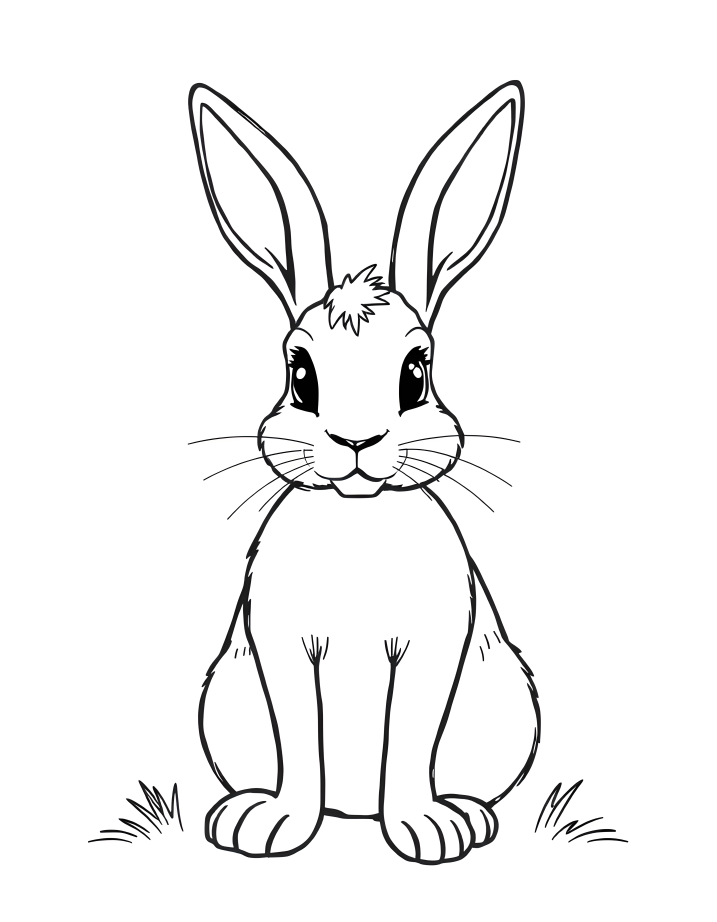
#> input picture upscaled_images/Bat.png, 3584 x 4608 px (shown at 1/5 size); its folder holds only this picture in this run
$ python create_pdf.py
#> lines starting #> are read from the running program, lines starting #| are printed output that depends on the picture
from PIL import Image, ImageOps
import os

# === SETTINGS ===
input_folder = "upscaled_images"
output_pdf_path = "coloring_book.pdf"

# 8 x 11 inches at 300 DPI
TRIM_WIDTH = 2400
TRIM_HEIGHT = 3300
PAGE_SIZE = (TRIM_WIDTH, TRIM_HEIGHT)

# Padding in pixels (around all sides)
PADDING = 150
SAFE_WIDTH = TRIM_WIDTH - 2 * PADDING
SAFE_HEIGHT = TRIM_HEIGHT - 2 * PADDING
SAFE_AREA = (SAFE_WIDTH, SAFE_HEIGHT)

# Get and sort image files
image_files = sorted([
    f for f in os.listdir(input_folder)
    if f.lower().endswith((".png", ".jpg", ".jpeg"))
])

images = []

for filename in image_files:
    path = os.path.join(input_folder, filename)
    img = Image.open(path).convert("RGB")
#> img is the input picture: PIL image 3584x4608 RGB; mean R, G, B 244.3, 244.2, 244.3

    # Always resize image to fit within safe area
    resized_img = img.resize(ImageOps.contain(img, SAFE_AREA).size, Image.LANCZOS)
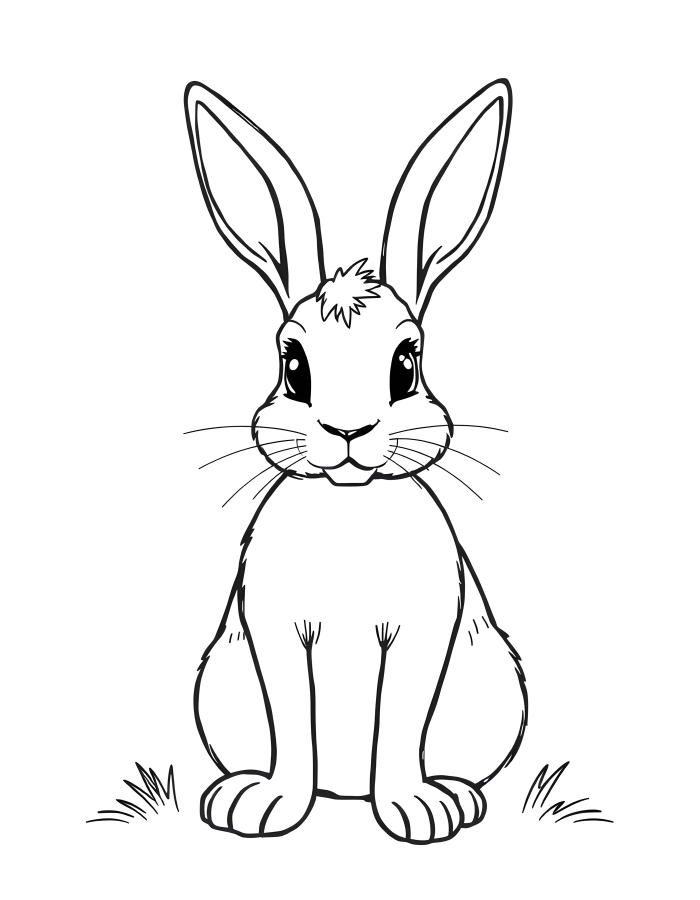
#> resized_img: PIL image 2100x2700 RGB (shown at 1/3 size); mean R, G, B 244.2, 244.2, 244.2

    # Create a white background canvas
    canvas = Image.new("RGB", PAGE_SIZE, "white")
#> canvas: PIL image 2400x3300 RGB; every value is 255

    # Paste the resized image centered on the canvas
    x_offset = (TRIM_WIDTH - resized_img.width) // 2
    y_offset = (TRIM_HEIGHT - resized_img.height) // 2
    canvas.paste(resized_img, (x_offset, y_offset))
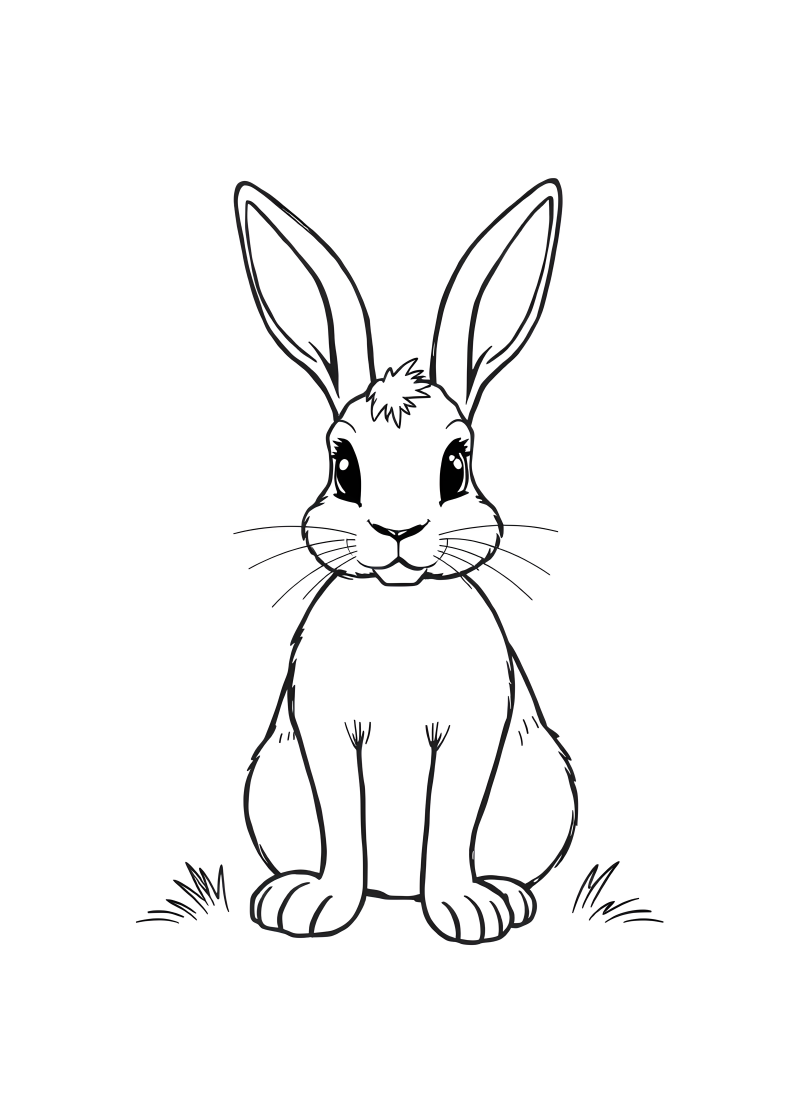
#> canvas: PIL image 2400x3300 RGB (shown at 1/3 size); mean R, G, B 247.3, 247.2, 247.3

    images.append(canvas)

# Save all images as PDF
if images:
    images[0].save(output_pdf_path, save_all=True, append_images=images[1:], resolution=300)
    print(f"✅ PDF created with visible padding: {output_pdf_path}")
else:
    print("❌ No images found.")

$ run again, on upscaled_images/Cheetah.png
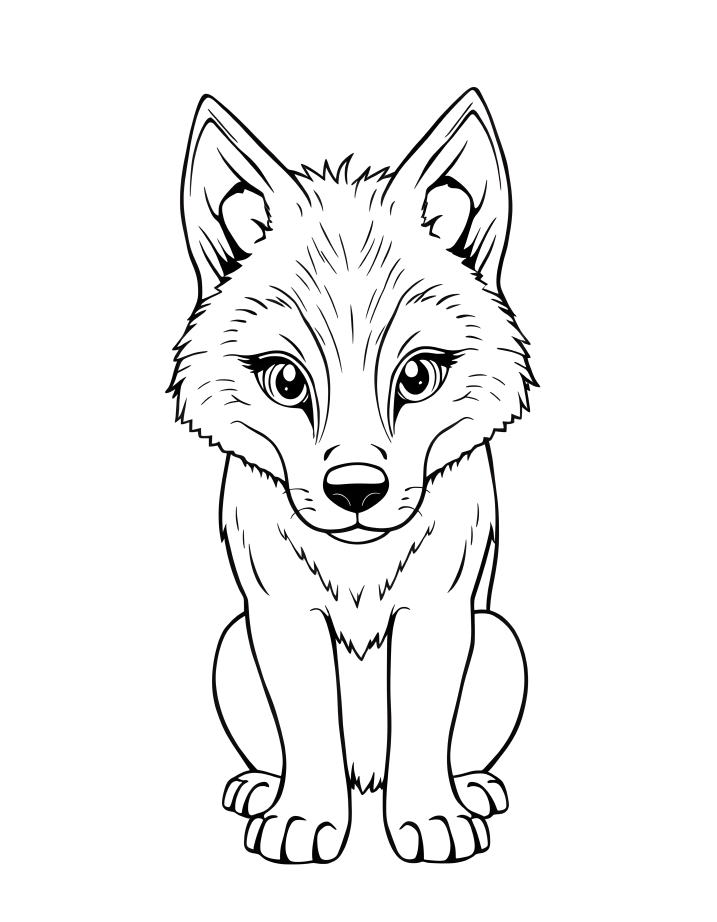
#> input picture upscaled_images/Cheetah.png, 3584 x 4608 px (shown at 1/5 size)
#> img is the input picture: PIL image 3584x4608 RGB; mean R, G, B 242.7, 242.6, 242.7
#> `resized_img = img.resize(ImageOps.contain(img, SAFE_AREA).size, Image...`:
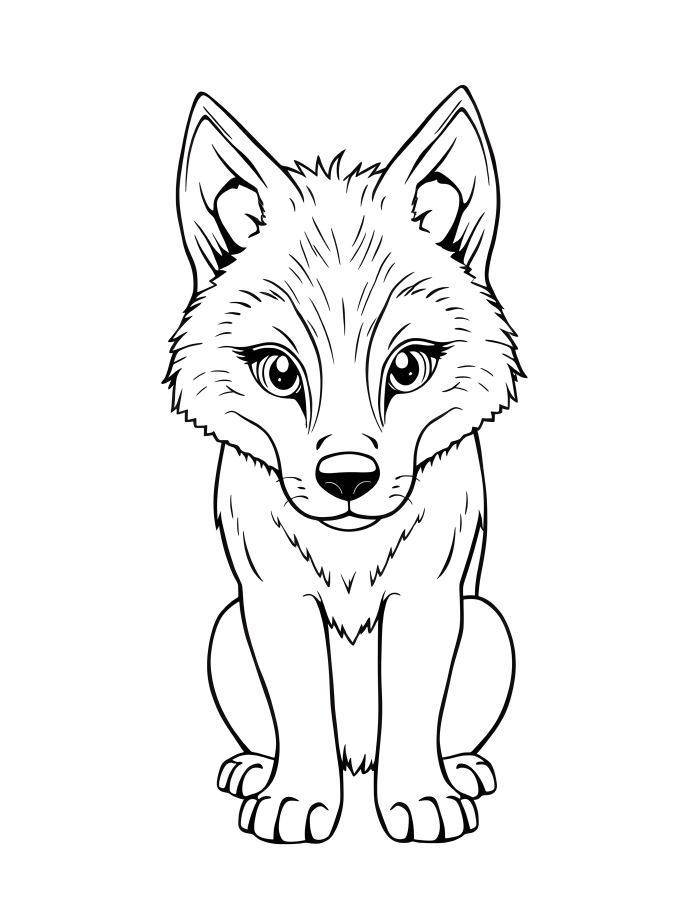
#> resized_img: PIL image 2100x2700 RGB (shown at 1/3 size); mean R, G, B 242.6, 242.6, 242.6
#> `canvas.paste(resized_img, (x_offset, y_offset))`:
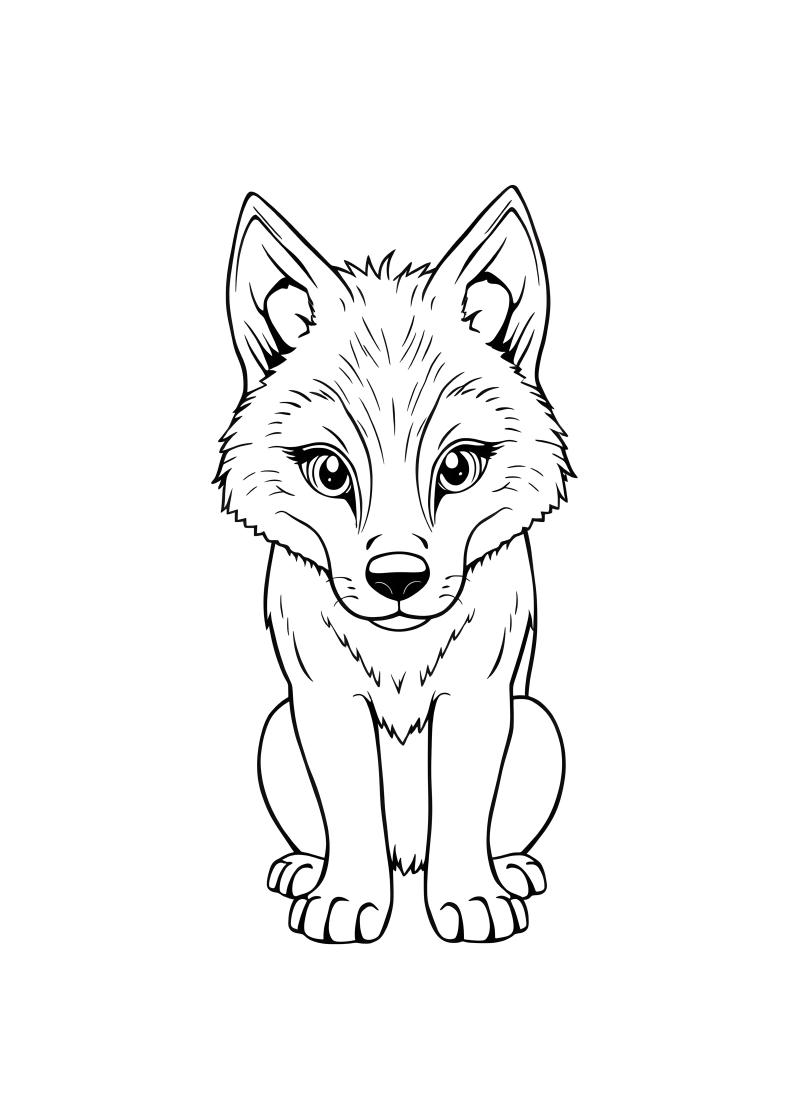
#> canvas: PIL image 2400x3300 RGB (shown at 1/3 size); mean R, G, B 246.2, 246.1, 246.1

$ run again, on upscaled_images/Chipmunk.png
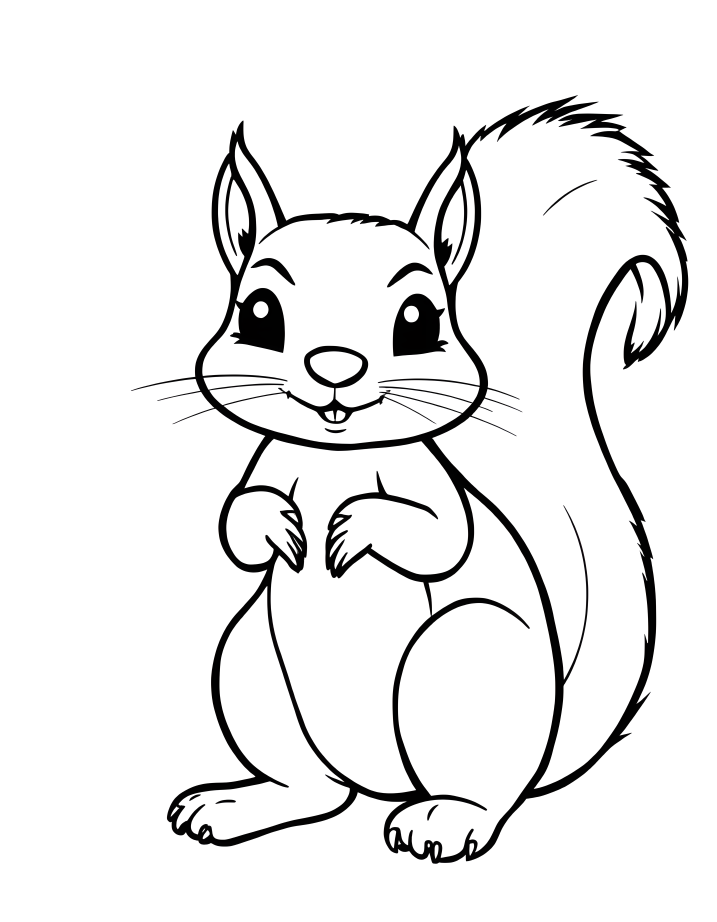
#> input picture upscaled_images/Chipmunk.png, 3584 x 4608 px (shown at 1/5 size)
#> img is the input picture: PIL image 3584x4608 RGB; mean R, G, B 236, 235.9, 236
#> `resized_img = img.resize(ImageOps.contain(img, SAFE_AREA).size, Image...`:
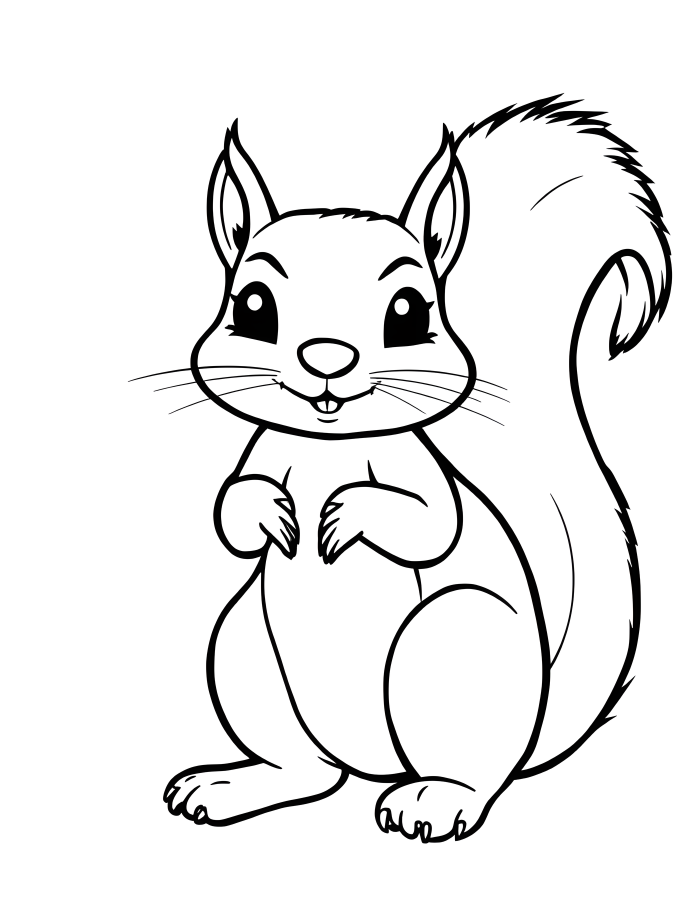
#> resized_img: PIL image 2100x2700 RGB (shown at 1/3 size); mean R, G, B 236, 235.9, 235.9
#> `canvas.paste(resized_img, (x_offset, y_offset))`:
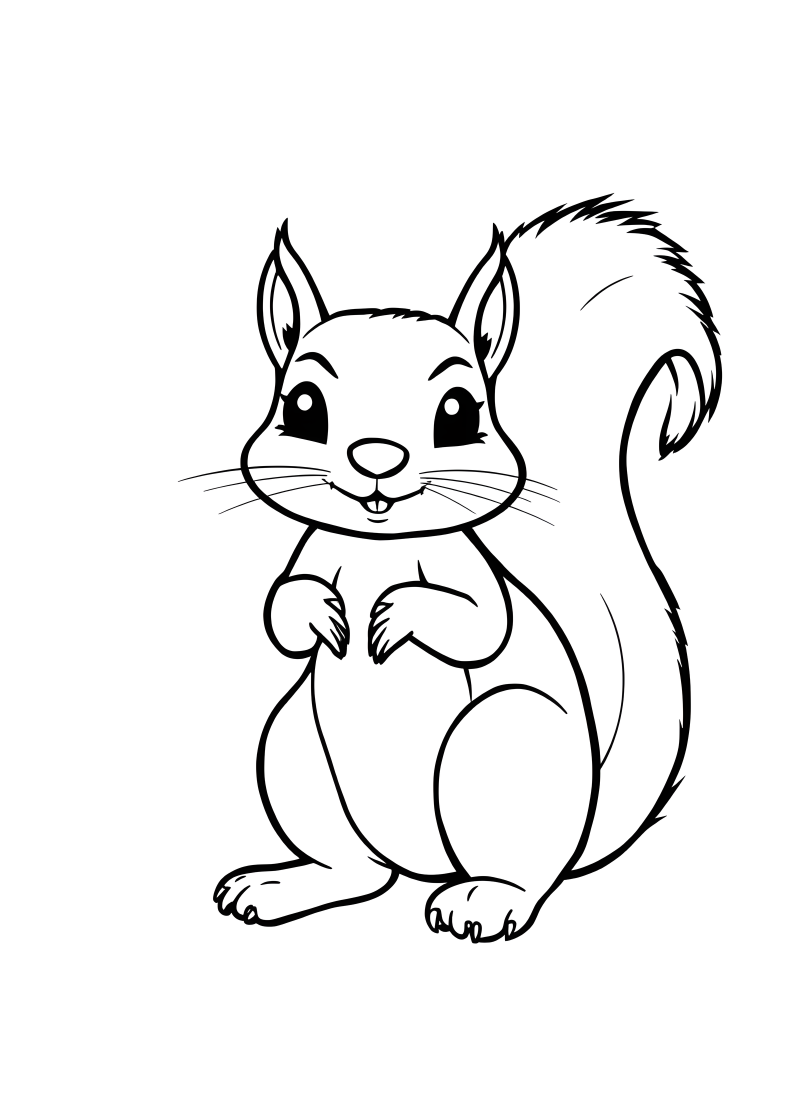
#> canvas: PIL image 2400x3300 RGB (shown at 1/3 size); mean R, G, B 241.4, 241.3, 241.4

$ run again, on upscaled_images/Deer.png
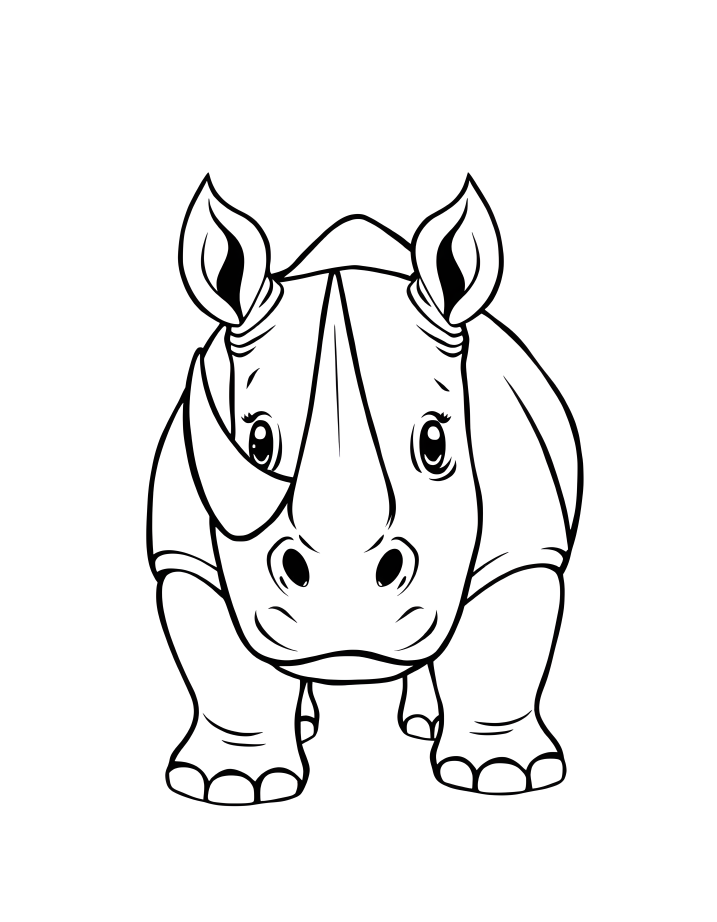
#> input picture upscaled_images/Deer.png, 3584 x 4608 px (shown at 1/5 size)
#> img is the input picture: PIL image 3584x4608 RGB; mean R, G, B 240.9, 240.8, 240.8
#> `resized_img = img.resize(ImageOps.contain(img, SAFE_AREA).size, Image...`:
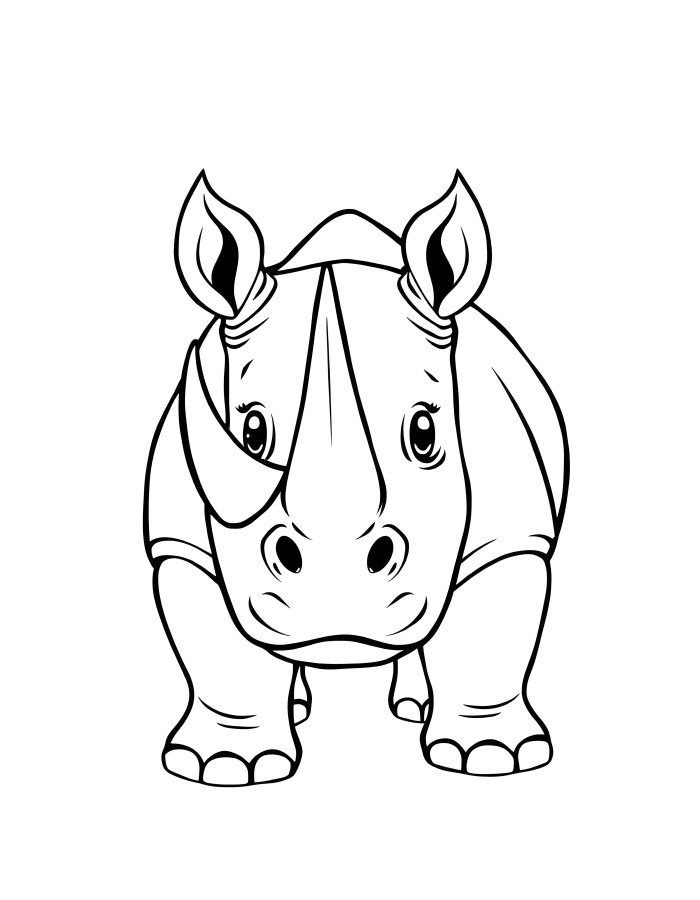
#> resized_img: PIL image 2100x2700 RGB (shown at 1/3 size); mean R, G, B 240.8, 240.8, 240.8
#> `canvas.paste(resized_img, (x_offset, y_offset))`:
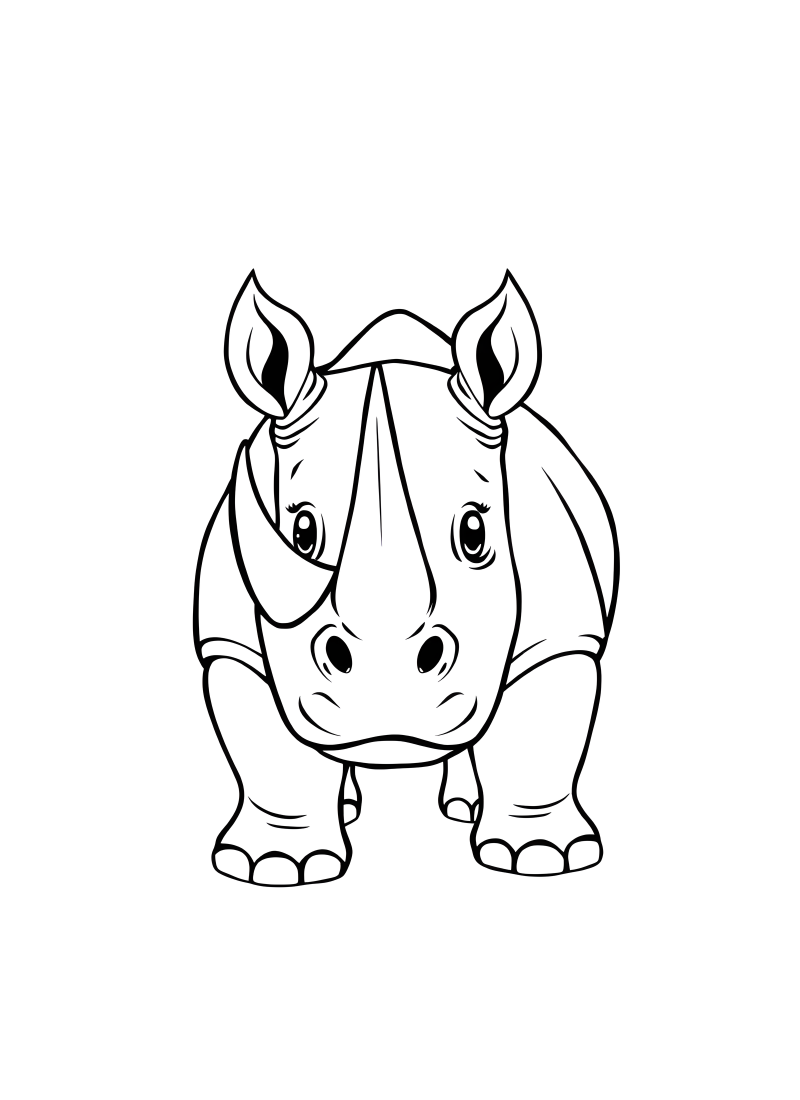
#> canvas: PIL image 2400x3300 RGB (shown at 1/3 size); mean R, G, B 244.8, 244.8, 244.8
